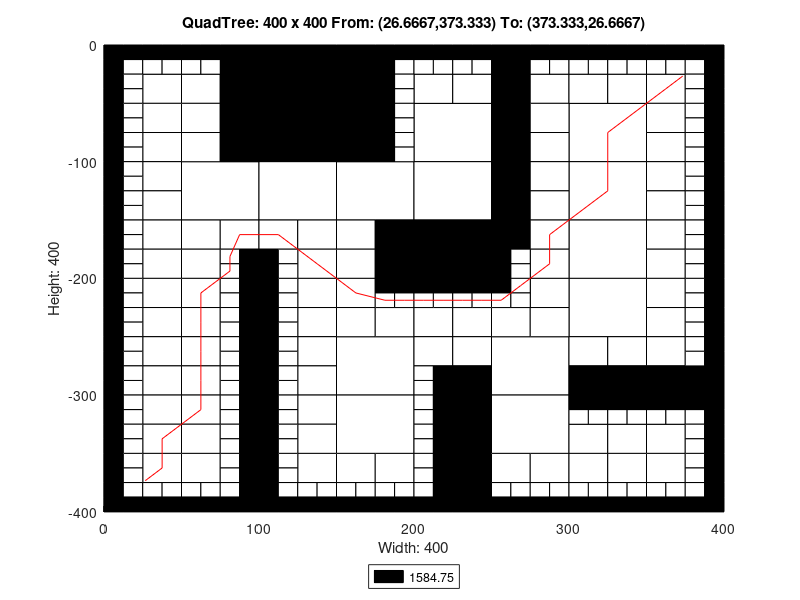

MATLAB code to generate this figure:
axis([0 400 -400 0]);
title('QuadTree: 400 x 400 From: (26.6667,373.333) To: (373.333,26.6667)');
xlabel('Width: 400');
ylabel('Height: 400');
rectangle('Position',[100 -50 50 50], 'FaceColor',[0 0 0]);
rectangle('Position',[100 -100 50 50], 'FaceColor',[0 0 0]);
rectangle('Position',[50 -150 50 50], 'FaceColor',[1 1 1]);
rectangle('Position',[100 -150 50 50], 'FaceColor',[1 1 1]);
rectangle('Position',[150 -150 50 50], 'FaceColor',[1 1 1]);
rectangle('Position',[200 -100 50 50], 'FaceColor',[1 1 1]);
rectangle('Position',[300 -100 50 50], 'FaceColor',[1 1 1]);
rectangle('Position',[200 -150 50 50], 'FaceColor',[1 1 1]);
rectangle('Position',[200 -200 50 50], 'FaceColor',[0 0 0]);
rectangle('Position',[300 -150 50 50], 'FaceColor',[1 1 1]);
rectangle('Position',[300 -200 50 50], 'FaceColor',[1 1 1]);
rectangle('Position',[150 -300 50 50], 'FaceColor',[1 1 1]);
rectangle('Position',[150 -350 50 50], 'FaceColor',[1 1 1]);
rectangle('Position',[250 -300 50 50], 'FaceColor',[1 1 1]);
rectangle('Position',[300 -250 50 50], 'FaceColor',[1 1 1]);
rectangle('Position',[250 -350 50 50], 'FaceColor',[1 1 1]);
rectangle('Position',[25 -50 25 25], 'FaceColor',[1 1 1]);
rectangle('Position',[75 -25 25 25], 'FaceColor',[0 0 0]);
rectangle('Position',[50 -50 25 25], 'FaceColor',[1 1 1]);
rectangle('Position',[75 -50 25 25], 'FaceColor',[0 0 0]);
rectangle('Position',[25 -75 25 25], 'FaceColor',[1 1 1]);
rectangle('Position',[25 -100 25 25], 'FaceColor',[1 1 1]);
rectangle('Position',[50 -75 25 25], 'FaceColor',[1 1 1]);
rectangle('Position',[75 -75 25 25], 'FaceColor',[0 0 0]);
rectangle('Position',[50 -100 25 25], 'FaceColor',[1 1 1]);
rectangle('Position',[75 -100 25 25], 'FaceColor',[0 0 0]);
rectangle('Position',[150 -25 25 25], 'FaceColor',[0 0 0]);
rectangle('Position',[150 -50 25 25], 'FaceColor',[0 0 0]);
rectangle('Position',[150 -75 25 25], 'FaceColor',[0 0 0]);
rectangle('Position',[150 -100 25 25], 'FaceColor',[0 0 0]);
rectangle('Position',[25 -125 25 25], 'FaceColor',[1 1 1]);
rectangle('Position',[25 -150 25 25], 'FaceColor',[1 1 1]);
rectangle('Position',[25 -175 25 25], 'FaceColor',[1 1 1]);
rectangle('Position',[25 -200 25 25], 'FaceColor',[1 1 1]);
rectangle('Position',[50 -175 25 25], 'FaceColor',[1 1 1]);
rectangle('Position',[75 -175 25 25], 'FaceColor',[1 1 1]);
rectangle('Position',[50 -200 25 25], 'FaceColor',[1 1 1]);
rectangle('Position',[100 -175 25 25], 'FaceColor',[1 1 1]);
rectangle('Position',[125 -175 25 25], 'FaceColor',[1 1 1]);
rectangle('Position',[125 -200 25 25], 'FaceColor',[1 1 1]);
rectangle('Position',[150 -175 25 25], 'FaceColor',[1 1 1]);
rectangle('Position',[175 -175 25 25], 'FaceColor',[0 0 0]);
rectangle('Position',[150 -200 25 25], 'FaceColor',[1 1 1]);
rectangle('Position',[175 -200 25 25], 'FaceColor',[0 0 0]);
rectangle('Position',[200 -50 25 25], 'FaceColor',[1 1 1]);
rectangle('Position',[225 -50 25 25], 'FaceColor',[1 1 1]);
rectangle('Position',[250 -25 25 25], 'FaceColor',[0 0 0]);
rectangle('Position',[250 -50 25 25], 'FaceColor',[0 0 0]);
rectangle('Position',[275 -50 25 25], 'FaceColor',[1 1 1]);
rectangle('Position',[250 -75 25 25], 'FaceColor',[0 0 0]);
rectangle('Position',[275 -75 25 25], 'FaceColor',[1 1 1]);
rectangle('Position',[250 -100 25 25], 'FaceColor',[0 0 0]);
rectangle('Position',[275 -100 25 25], 'FaceColor',[1 1 1]);
rectangle('Position',[300 -50 25 25], 'FaceColor',[1 1 1]);
rectangle('Position',[325 -50 25 25], 'FaceColor',[1 1 1]);
rectangle('Position',[350 -50 25 25], 'FaceColor',[1 1 1]);
rectangle('Position',[350 -75 25 25], 'FaceColor',[1 1 1]);
rectangle('Position',[350 -100 25 25], 'FaceColor',[1 1 1]);
rectangle('Position',[250 -125 25 25], 'FaceColor',[0 0 0]);
rectangle('Position',[275 -125 25 25], 'FaceColor',[1 1 1]);
rectangle('Position',[250 -150 25 25], 'FaceColor',[0 0 0]);
rectangle('Position',[275 -150 25 25], 'FaceColor',[1 1 1]);
rectangle('Position',[250 -175 25 25], 'FaceColor',[0 0 0]);
rectangle('Position',[275 -175 25 25], 'FaceColor',[1 1 1]);
rectangle('Position',[275 -200 25 25], 'FaceColor',[1 1 1]);
rectangle('Position',[350 -125 25 25], 'FaceColor',[1 1 1]);
rectangle('Position',[350 -150 25 25], 'FaceColor',[1 1 1]);
rectangle('Position',[350 -175 25 25], 'FaceColor',[1 1 1]);
rectangle('Position',[350 -200 25 25], 'FaceColor',[1 1 1]);
rectangle('Position',[25 -225 25 25], 'FaceColor',[1 1 1]);
rectangle('Position',[25 -250 25 25], 'FaceColor',[1 1 1]);
rectangle('Position',[50 -225 25 25], 'FaceColor',[1 1 1]);
rectangle('Position',[50 -250 25 25], 'FaceColor',[1 1 1]);
rectangle('Position',[25 -275 25 25], 'FaceColor',[1 1 1]);
rectangle('Position',[25 -300 25 25], 'FaceColor',[1 1 1]);
rectangle('Position',[50 -275 25 25], 'FaceColor',[1 1 1]);
rectangle('Position',[50 -300 25 25], 'FaceColor',[1 1 1]);
rectangle('Position',[125 -225 25 25], 'FaceColor',[1 1 1]);
rectangle('Position',[125 -250 25 25], 'FaceColor',[1 1 1]);
rectangle('Position',[150 -225 25 25], 'FaceColor',[1 1 1]);
rectangle('Position',[150 -250 25 25], 'FaceColor',[1 1 1]);
rectangle('Position',[175 -250 25 25], 'FaceColor',[1 1 1]);
rectangle('Position',[125 -275 25 25], 'FaceColor',[1 1 1]);
rectangle('Position',[125 -300 25 25], 'FaceColor',[1 1 1]);
rectangle('Position',[25 -325 25 25], 'FaceColor',[1 1 1]);
rectangle('Position',[25 -350 25 25], 'FaceColor',[1 1 1]);
rectangle('Position',[50 -325 25 25], 'FaceColor',[1 1 1]);
rectangle('Position',[50 -350 25 25], 'FaceColor',[1 1 1]);
rectangle('Position',[25 -375 25 25], 'FaceColor',[1 1 1]);
rectangle('Position',[50 -375 25 25], 'FaceColor',[1 1 1]);
rectangle('Position',[125 -325 25 25], 'FaceColor',[1 1 1]);
rectangle('Position',[125 -350 25 25], 'FaceColor',[1 1 1]);
rectangle('Position',[125 -375 25 25], 'FaceColor',[1 1 1]);
rectangle('Position',[150 -375 25 25], 'FaceColor',[1 1 1]);
rectangle('Position',[175 -375 25 25], 'FaceColor',[1 1 1]);
rectangle('Position',[200 -250 25 25], 'FaceColor',[1 1 1]);
rectangle('Position',[225 -250 25 25], 'FaceColor',[1 1 1]);
rectangle('Position',[275 -225 25 25], 'FaceColor',[1 1 1]);
rectangle('Position',[250 -250 25 25], 'FaceColor',[1 1 1]);
rectangle('Position',[275 -250 25 25], 'FaceColor',[1 1 1]);
rectangle('Position',[200 -275 25 25], 'FaceColor',[1 1 1]);
rectangle('Position',[225 -275 25 25], 'FaceColor',[1 1 1]);
rectangle('Position',[225 -300 25 25], 'FaceColor',[0 0 0]);
rectangle('Position',[350 -225 25 25], 'FaceColor',[1 1 1]);
rectangle('Position',[350 -250 25 25], 'FaceColor',[1 1 1]);
rectangle('Position',[300 -275 25 25], 'FaceColor',[1 1 1]);
rectangle('Position',[325 -275 25 25], 'FaceColor',[1 1 1]);
rectangle('Position',[300 -300 25 25], 'FaceColor',[0 0 0]);
rectangle('Position',[325 -300 25 25], 'FaceColor',[0 0 0]);
rectangle('Position',[350 -275 25 25], 'FaceColor',[1 1 1]);
rectangle('Position',[350 -300 25 25], 'FaceColor',[0 0 0]);
rectangle('Position',[375 -300 25 25], 'FaceColor',[0 0 0]);
rectangle('Position',[225 -325 25 25], 'FaceColor',[0 0 0]);
rectangle('Position',[225 -350 25 25], 'FaceColor',[0 0 0]);
rectangle('Position',[225 -375 25 25], 'FaceColor',[0 0 0]);
rectangle('Position',[225 -400 25 25], 'FaceColor',[0 0 0]);
rectangle('Position',[250 -375 25 25], 'FaceColor',[1 1 1]);
rectangle('Position',[275 -375 25 25], 'FaceColor',[1 1 1]);
rectangle('Position',[300 -350 25 25], 'FaceColor',[1 1 1]);
rectangle('Position',[325 -350 25 25], 'FaceColor',[1 1 1]);
rectangle('Position',[350 -350 25 25], 'FaceColor',[1 1 1]);
rectangle('Position',[300 -375 25 25], 'FaceColor',[1 1 1]);
rectangle('Position',[325 -375 25 25], 'FaceColor',[1 1 1]);
rectangle('Position',[350 -375 25 25], 'FaceColor',[1 1 1]);
rectangle('Position',[0 -12.5 12.5 12.5], 'FaceColor',[0 0 0]);
rectangle('Position',[12.5 -12.5 12.5 12.5], 'FaceColor',[0 0 0]);
rectangle('Position',[0 -25 12.5 12.5], 'FaceColor',[0 0 0]);
rectangle('Position',[12.5 -25 12.5 12.5], 'FaceColor',[1 1 1]);
rectangle('Position',[25 -12.5 12.5 12.5], 'FaceColor',[0 0 0]);
rectangle('Position',[37.5 -12.5 12.5 12.5], 'FaceColor',[0 0 0]);
rectangle('Position',[25 -25 12.5 12.5], 'FaceColor',[1 1 1]);
rectangle('Position',[37.5 -25 12.5 12.5], 'FaceColor',[1 1 1]);
rectangle('Position',[0 -37.5 12.5 12.5], 'FaceColor',[0 0 0]);
rectangle('Position',[12.5 -37.5 12.5 12.5], 'FaceColor',[1 1 1]);
rectangle('Position',[0 -50 12.5 12.5], 'FaceColor',[0 0 0]);
rectangle('Position',[12.5 -50 12.5 12.5], 'FaceColor',[1 1 1]);
rectangle('Position',[50 -12.5 12.5 12.5], 'FaceColor',[0 0 0]);
rectangle('Position',[62.5 -12.5 12.5 12.5], 'FaceColor',[0 0 0]);
rectangle('Position',[50 -25 12.5 12.5], 'FaceColor',[1 1 1]);
rectangle('Position',[62.5 -25 12.5 12.5], 'FaceColor',[1 1 1]);
rectangle('Position',[0 -62.5 12.5 12.5], 'FaceColor',[0 0 0]);
rectangle('Position',[12.5 -62.5 12.5 12.5], 'FaceColor',[1 1 1]);
rectangle('Position',[0 -75 12.5 12.5], 'FaceColor',[0 0 0]);
rectangle('Position',[12.5 -75 12.5 12.5], 'FaceColor',[1 1 1]);
rectangle('Position',[0 -87.5 12.5 12.5], 'FaceColor',[0 0 0]);
rectangle('Position',[12.5 -87.5 12.5 12.5], 'FaceColor',[1 1 1]);
rectangle('Position',[0 -100 12.5 12.5], 'FaceColor',[0 0 0]);
rectangle('Position',[12.5 -100 12.5 12.5], 'FaceColor',[1 1 1]);
rectangle('Position',[175 -12.5 12.5 12.5], 'FaceColor',[0 0 0]);
rectangle('Position',[187.5 -12.5 12.5 12.5], 'FaceColor',[0 0 0]);
rectangle('Position',[175 -25 12.5 12.5], 'FaceColor',[0 0 0]);
rectangle('Position',[187.5 -25 12.5 12.5], 'FaceColor',[1 1 1]);
rectangle('Position',[175 -37.5 12.5 12.5], 'FaceColor',[0 0 0]);
rectangle('Position',[187.5 -37.5 12.5 12.5], 'FaceColor',[1 1 1]);
rectangle('Position',[175 -50 12.5 12.5], 'FaceColor',[0 0 0]);
rectangle('Position',[187.5 -50 12.5 12.5], 'FaceColor',[1 1 1]);
rectangle('Position',[175 -62.5 12.5 12.5], 'FaceColor',[0 0 0]);
rectangle('Position',[187.5 -62.5 12.5 12.5], 'FaceColor',[1 1 1]);
rectangle('Position',[175 -75 12.5 12.5], 'FaceColor',[0 0 0]);
rectangle('Position',[187.5 -75 12.5 12.5], 'FaceColor',[1 1 1]);
rectangle('Position',[175 -87.5 12.5 12.5], 'FaceColor',[0 0 0]);
rectangle('Position',[187.5 -87.5 12.5 12.5], 'FaceColor',[1 1 1]);
rectangle('Position',[175 -100 12.5 12.5], 'FaceColor',[0 0 0]);
rectangle('Position',[187.5 -100 12.5 12.5], 'FaceColor',[1 1 1]);
rectangle('Position',[0 -112.5 12.5 12.5], 'FaceColor',[0 0 0]);
rectangle('Position',[12.5 -112.5 12.5 12.5], 'FaceColor',[1 1 1]);
rectangle('Position',[0 -125 12.5 12.5], 'FaceColor',[0 0 0]);
rectangle('Position',[12.5 -125 12.5 12.5], 'FaceColor',[1 1 1]);
rectangle('Position',[0 -137.5 12.5 12.5], 'FaceColor',[0 0 0]);
rectangle('Position',[12.5 -137.5 12.5 12.5], 'FaceColor',[1 1 1]);
rectangle('Position',[0 -150 12.5 12.5], 'FaceColor',[0 0 0]);
rectangle('Position',[12.5 -150 12.5 12.5], 'FaceColor',[1 1 1]);
rectangle('Position',[0 -162.5 12.5 12.5], 'FaceColor',[0 0 0]);
rectangle('Position',[12.5 -162.5 12.5 12.5], 'FaceColor',[1 1 1]);
rectangle('Position',[0 -175 12.5 12.5], 'FaceColor',[0 0 0]);
rectangle('Position',[12.5 -175 12.5 12.5], 'FaceColor',[1 1 1]);
rectangle('Position',[0 -187.5 12.5 12.5], 'FaceColor',[0 0 0]);
rectangle('Position',[12.5 -187.5 12.5 12.5], 'FaceColor',[1 1 1]);
rectangle('Position',[0 -200 12.5 12.5], 'FaceColor',[0 0 0]);
rectangle('Position',[12.5 -200 12.5 12.5], 'FaceColor',[1 1 1]);
rectangle('Position',[75 -187.5 12.5 12.5], 'FaceColor',[1 1 1]);
rectangle('Position',[87.5 -187.5 12.5 12.5], 'FaceColor',[0 0 0]);
rectangle('Position',[75 -200 12.5 12.5], 'FaceColor',[1 1 1]);
rectangle('Position',[87.5 -200 12.5 12.5], 'FaceColor',[0 0 0]);
rectangle('Position',[100 -187.5 12.5 12.5], 'FaceColor',[0 0 0]);
rectangle('Position',[112.5 -187.5 12.5 12.5], 'FaceColor',[1 1 1]);
rectangle('Position',[100 -200 12.5 12.5], 'FaceColor',[0 0 0]);
rectangle('Position',[112.5 -200 12.5 12.5], 'FaceColor',[1 1 1]);
rectangle('Position',[200 -12.5 12.5 12.5], 'FaceColor',[0 0 0]);
rectangle('Position',[212.5 -12.5 12.5 12.5], 'FaceColor',[0 0 0]);
rectangle('Position',[200 -25 12.5 12.5], 'FaceColor',[1 1 1]);
rectangle('Position',[212.5 -25 12.5 12.5], 'FaceColor',[1 1 1]);
rectangle('Position',[225 -12.5 12.5 12.5], 'FaceColor',[0 0 0]);
rectangle('Position',[237.5 -12.5 12.5 12.5], 'FaceColor',[0 0 0]);
rectangle('Position',[225 -25 12.5 12.5], 'FaceColor',[1 1 1]);
rectangle('Position',[237.5 -25 12.5 12.5], 'FaceColor',[1 1 1]);
rectangle('Position',[275 -12.5 12.5 12.5], 'FaceColor',[0 0 0]);
rectangle('Position',[287.5 -12.5 12.5 12.5], 'FaceColor',[0 0 0]);
rectangle('Position',[275 -25 12.5 12.5], 'FaceColor',[1 1 1]);
rectangle('Position',[287.5 -25 12.5 12.5], 'FaceColor',[1 1 1]);
rectangle('Position',[300 -12.5 12.5 12.5], 'FaceColor',[0 0 0]);
rectangle('Position',[312.5 -12.5 12.5 12.5], 'FaceColor',[0 0 0]);
rectangle('Position',[300 -25 12.5 12.5], 'FaceColor',[1 1 1]);
rectangle('Position',[312.5 -25 12.5 12.5], 'FaceColor',[1 1 1]);
rectangle('Position',[325 -12.5 12.5 12.5], 'FaceColor',[0 0 0]);
rectangle('Position',[337.5 -12.5 12.5 12.5], 'FaceColor',[0 0 0]);
rectangle('Position',[325 -25 12.5 12.5], 'FaceColor',[1 1 1]);
rectangle('Position',[337.5 -25 12.5 12.5], 'FaceColor',[1 1 1]);
rectangle('Position',[350 -12.5 12.5 12.5], 'FaceColor',[0 0 0]);
rectangle('Position',[362.5 -12.5 12.5 12.5], 'FaceColor',[0 0 0]);
rectangle('Position',[350 -25 12.5 12.5], 'FaceColor',[1 1 1]);
rectangle('Position',[362.5 -25 12.5 12.5], 'FaceColor',[1 1 1]);
rectangle('Position',[375 -12.5 12.5 12.5], 'FaceColor',[0 0 0]);
rectangle('Position',[387.5 -12.5 12.5 12.5], 'FaceColor',[0 0 0]);
rectangle('Position',[375 -25 12.5 12.5], 'FaceColor',[1 1 1]);
rectangle('Position',[387.5 -25 12.5 12.5], 'FaceColor',[0 0 0]);
rectangle('Position',[375 -37.5 12.5 12.5], 'FaceColor',[1 1 1]);
rectangle('Position',[387.5 -37.5 12.5 12.5], 'FaceColor',[0 0 0]);
rectangle('Position',[375 -50 12.5 12.5], 'FaceColor',[1 1 1]);
rectangle('Position',[387.5 -50 12.5 12.5], 'FaceColor',[0 0 0]);
rectangle('Position',[375 -62.5 12.5 12.5], 'FaceColor',[1 1 1]);
rectangle('Position',[387.5 -62.5 12.5 12.5], 'FaceColor',[0 0 0]);
rectangle('Position',[375 -75 12.5 12.5], 'FaceColor',[1 1 1]);
rectangle('Position',[387.5 -75 12.5 12.5], 'FaceColor',[0 0 0]);
rectangle('Position',[375 -87.5 12.5 12.5], 'FaceColor',[1 1 1]);
rectangle('Position',[387.5 -87.5 12.5 12.5], 'FaceColor',[0 0 0]);
rectangle('Position',[375 -100 12.5 12.5], 'FaceColor',[1 1 1]);
rectangle('Position',[387.5 -100 12.5 12.5], 'FaceColor',[0 0 0]);
rectangle('Position',[250 -187.5 12.5 12.5], 'FaceColor',[0 0 0]);
rectangle('Position',[262.5 -187.5 12.5 12.5], 'FaceColor',[1 1 1]);
rectangle('Position',[250 -200 12.5 12.5], 'FaceColor',[0 0 0]);
rectangle('Position',[262.5 -200 12.5 12.5], 'FaceColor',[1 1 1]);
rectangle('Position',[375 -112.5 12.5 12.5], 'FaceColor',[1 1 1]);
rectangle('Position',[387.5 -112.5 12.5 12.5], 'FaceColor',[0 0 0]);
rectangle('Position',[375 -125 12.5 12.5], 'FaceColor',[1 1 1]);
rectangle('Position',[387.5 -125 12.5 12.5], 'FaceColor',[0 0 0]);
rectangle('Position',[375 -137.5 12.5 12.5], 'FaceColor',[1 1 1]);
rectangle('Position',[387.5 -137.5 12.5 12.5], 'FaceColor',[0 0 0]);
rectangle('Position',[375 -150 12.5 12.5], 'FaceColor',[1 1 1]);
rectangle('Position',[387.5 -150 12.5 12.5], 'FaceColor',[0 0 0]);
rectangle('Position',[375 -162.5 12.5 12.5], 'FaceColor',[1 1 1]);
rectangle('Position',[387.5 -162.5 12.5 12.5], 'FaceColor',[0 0 0]);
rectangle('Position',[375 -175 12.5 12.5], 'FaceColor',[1 1 1]);
rectangle('Position',[387.5 -175 12.5 12.5], 'FaceColor',[0 0 0]);
rectangle('Position',[375 -187.5 12.5 12.5], 'FaceColor',[1 1 1]);
rectangle('Position',[387.5 -187.5 12.5 12.5], 'FaceColor',[0 0 0]);
rectangle('Position',[375 -200 12.5 12.5], 'FaceColor',[1 1 1]);
rectangle('Position',[387.5 -200 12.5 12.5], 'FaceColor',[0 0 0]);
rectangle('Position',[0 -212.5 12.5 12.5], 'FaceColor',[0 0 0]);
rectangle('Position',[12.5 -212.5 12.5 12.5], 'FaceColor',[1 1 1]);
rectangle('Position',[0 -225 12.5 12.5], 'FaceColor',[0 0 0]);
rectangle('Position',[12.5 -225 12.5 12.5], 'FaceColor',[1 1 1]);
rectangle('Position',[0 -237.5 12.5 12.5], 'FaceColor',[0 0 0]);
rectangle('Position',[12.5 -237.5 12.5 12.5], 'FaceColor',[1 1 1]);
rectangle('Position',[0 -250 12.5 12.5], 'FaceColor',[0 0 0]);
rectangle('Position',[12.5 -250 12.5 12.5], 'FaceColor',[1 1 1]);
rectangle('Position',[75 -212.5 12.5 12.5], 'FaceColor',[1 1 1]);
rectangle('Position',[87.5 -212.5 12.5 12.5], 'FaceColor',[0 0 0]);
rectangle('Position',[75 -225 12.5 12.5], 'FaceColor',[1 1 1]);
rectangle('Position',[87.5 -225 12.5 12.5], 'FaceColor',[0 0 0]);
rectangle('Position',[75 -237.5 12.5 12.5], 'FaceColor',[1 1 1]);
rectangle('Position',[87.5 -237.5 12.5 12.5], 'FaceColor',[0 0 0]);
rectangle('Position',[75 -250 12.5 12.5], 'FaceColor',[1 1 1]);
rectangle('Position',[87.5 -250 12.5 12.5], 'FaceColor',[0 0 0]);
rectangle('Position',[0 -262.5 12.5 12.5], 'FaceColor',[0 0 0]);
rectangle('Position',[12.5 -262.5 12.5 12.5], 'FaceColor',[1 1 1]);
rectangle('Position',[0 -275 12.5 12.5], 'FaceColor',[0 0 0]);
rectangle('Position',[12.5 -275 12.5 12.5], 'FaceColor',[1 1 1]);
rectangle('Position',[0 -287.5 12.5 12.5], 'FaceColor',[0 0 0]);
rectangle('Position',[12.5 -287.5 12.5 12.5], 'FaceColor',[1 1 1]);
rectangle('Position',[0 -300 12.5 12.5], 'FaceColor',[0 0 0]);
rectangle('Position',[12.5 -300 12.5 12.5], 'FaceColor',[1 1 1]);
rectangle('Position',[75 -262.5 12.5 12.5], 'FaceColor',[1 1 1]);
rectangle('Position',[87.5 -262.5 12.5 12.5], 'FaceColor',[0 0 0]);
rectangle('Position',[75 -275 12.5 12.5], 'FaceColor',[1 1 1]);
rectangle('Position',[87.5 -275 12.5 12.5], 'FaceColor',[0 0 0]);
rectangle('Position',[75 -287.5 12.5 12.5], 'FaceColor',[1 1 1]);
rectangle('Position',[87.5 -287.5 12.5 12.5], 'FaceColor',[0 0 0]);
rectangle('Position',[75 -300 12.5 12.5], 'FaceColor',[1 1 1]);
rectangle('Position',[87.5 -300 12.5 12.5], 'FaceColor',[0 0 0]);
rectangle('Position',[100 -212.5 12.5 12.5], 'FaceColor',[0 0 0]);
rectangle('Position',[112.5 -212.5 12.5 12.5], 'FaceColor',[1 1 1]);
rectangle('Position',[100 -225 12.5 12.5], 'FaceColor',[0 0 0]);
rectangle('Position',[112.5 -225 12.5 12.5], 'FaceColor',[1 1 1]);
rectangle('Position',[100 -237.5 12.5 12.5], 'FaceColor',[0 0 0]);
rectangle('Position',[112.5 -237.5 12.5 12.5], 'FaceColor',[1 1 1]);
rectangle('Position',[100 -250 12.5 12.5], 'FaceColor',[0 0 0]);
rectangle('Position',[112.5 -250 12.5 12.5], 'FaceColor',[1 1 1]);
rectangle('Position',[175 -212.5 12.5 12.5], 'FaceColor',[0 0 0]);
rectangle('Position',[187.5 -212.5 12.5 12.5], 'FaceColor',[0 0 0]);
rectangle('Position',[175 -225 12.5 12.5], 'FaceColor',[1 1 1]);
rectangle('Position',[187.5 -225 12.5 12.5], 'FaceColor',[1 1 1]);
rectangle('Position',[100 -262.5 12.5 12.5], 'FaceColor',[0 0 0]);
rectangle('Position',[112.5 -262.5 12.5 12.5], 'FaceColor',[1 1 1]);
rectangle('Position',[100 -275 12.5 12.5], 'FaceColor',[0 0 0]);
rectangle('Position',[112.5 -275 12.5 12.5], 'FaceColor',[1 1 1]);
rectangle('Position',[100 -287.5 12.5 12.5], 'FaceColor',[0 0 0]);
rectangle('Position',[112.5 -287.5 12.5 12.5], 'FaceColor',[1 1 1]);
rectangle('Position',[100 -300 12.5 12.5], 'FaceColor',[0 0 0]);
rectangle('Position',[112.5 -300 12.5 12.5], 'FaceColor',[1 1 1]);
rectangle('Position',[0 -312.5 12.5 12.5], 'FaceColor',[0 0 0]);
rectangle('Position',[12.5 -312.5 12.5 12.5], 'FaceColor',[1 1 1]);
rectangle('Position',[0 -325 12.5 12.5], 'FaceColor',[0 0 0]);
rectangle('Position',[12.5 -325 12.5 12.5], 'FaceColor',[1 1 1]);
rectangle('Position',[0 -337.5 12.5 12.5], 'FaceColor',[0 0 0]);
rectangle('Position',[12.5 -337.5 12.5 12.5], 'FaceColor',[1 1 1]);
rectangle('Position',[0 -350 12.5 12.5], 'FaceColor',[0 0 0]);
rectangle('Position',[12.5 -350 12.5 12.5], 'FaceColor',[1 1 1]);
rectangle('Position',[75 -312.5 12.5 12.5], 'FaceColor',[1 1 1]);
rectangle('Position',[87.5 -312.5 12.5 12.5], 'FaceColor',[0 0 0]);
rectangle('Position',[75 -325 12.5 12.5], 'FaceColor',[1 1 1]);
rectangle('Position',[87.5 -325 12.5 12.5], 'FaceColor',[0 0 0]);
rectangle('Position',[75 -337.5 12.5 12.5], 'FaceColor',[1 1 1]);
rectangle('Position',[87.5 -337.5 12.5 12.5], 'FaceColor',[0 0 0]);
rectangle('Position',[75 -350 12.5 12.5], 'FaceColor',[1 1 1]);
rectangle('Position',[87.5 -350 12.5 12.5], 'FaceColor',[0 0 0]);
rectangle('Position',[0 -362.5 12.5 12.5], 'FaceColor',[0 0 0]);
rectangle('Position',[12.5 -362.5 12.5 12.5], 'FaceColor',[1 1 1]);
rectangle('Position',[0 -375 12.5 12.5], 'FaceColor',[0 0 0]);
rectangle('Position',[12.5 -375 12.5 12.5], 'FaceColor',[1 1 1]);
rectangle('Position',[0 -387.5 12.5 12.5], 'FaceColor',[0 0 0]);
rectangle('Position',[12.5 -387.5 12.5 12.5], 'FaceColor',[1 1 1]);
rectangle('Position',[0 -400 12.5 12.5], 'FaceColor',[0 0 0]);
rectangle('Position',[12.5 -400 12.5 12.5], 'FaceColor',[0 0 0]);
rectangle('Position',[25 -387.5 12.5 12.5], 'FaceColor',[1 1 1]);
rectangle('Position',[37.5 -387.5 12.5 12.5], 'FaceColor',[1 1 1]);
rectangle('Position',[25 -400 12.5 12.5], 'FaceColor',[0 0 0]);
rectangle('Position',[37.5 -400 12.5 12.5], 'FaceColor',[0 0 0]);
rectangle('Position',[75 -362.5 12.5 12.5], 'FaceColor',[1 1 1]);
rectangle('Position',[87.5 -362.5 12.5 12.5], 'FaceColor',[0 0 0]);
rectangle('Position',[75 -375 12.5 12.5], 'FaceColor',[1 1 1]);
rectangle('Position',[87.5 -375 12.5 12.5], 'FaceColor',[0 0 0]);
rectangle('Position',[50 -387.5 12.5 12.5], 'FaceColor',[1 1 1]);
rectangle('Position',[62.5 -387.5 12.5 12.5], 'FaceColor',[1 1 1]);
rectangle('Position',[50 -400 12.5 12.5], 'FaceColor',[0 0 0]);
rectangle('Position',[62.5 -400 12.5 12.5], 'FaceColor',[0 0 0]);
rectangle('Position',[75 -387.5 12.5 12.5], 'FaceColor',[1 1 1]);
rectangle('Position',[87.5 -387.5 12.5 12.5], 'FaceColor',[0 0 0]);
rectangle('Position',[75 -400 12.5 12.5], 'FaceColor',[0 0 0]);
rectangle('Position',[87.5 -400 12.5 12.5], 'FaceColor',[0 0 0]);
rectangle('Position',[100 -312.5 12.5 12.5], 'FaceColor',[0 0 0]);
rectangle('Position',[112.5 -312.5 12.5 12.5], 'FaceColor',[1 1 1]);
rectangle('Position',[100 -325 12.5 12.5], 'FaceColor',[0 0 0]);
rectangle('Position',[112.5 -325 12.5 12.5], 'FaceColor',[1 1 1]);
rectangle('Position',[100 -337.5 12.5 12.5], 'FaceColor',[0 0 0]);
rectangle('Position',[112.5 -337.5 12.5 12.5], 'FaceColor',[1 1 1]);
rectangle('Position',[100 -350 12.5 12.5], 'FaceColor',[0 0 0]);
rectangle('Position',[112.5 -350 12.5 12.5], 'FaceColor',[1 1 1]);
rectangle('Position',[100 -362.5 12.5 12.5], 'FaceColor',[0 0 0]);
rectangle('Position',[112.5 -362.5 12.5 12.5], 'FaceColor',[1 1 1]);
rectangle('Position',[100 -375 12.5 12.5], 'FaceColor',[0 0 0]);
rectangle('Position',[112.5 -375 12.5 12.5], 'FaceColor',[1 1 1]);
rectangle('Position',[100 -387.5 12.5 12.5], 'FaceColor',[0 0 0]);
rectangle('Position',[112.5 -387.5 12.5 12.5], 'FaceColor',[1 1 1]);
rectangle('Position',[100 -400 12.5 12.5], 'FaceColor',[0 0 0]);
rectangle('Position',[112.5 -400 12.5 12.5], 'FaceColor',[0 0 0]);
rectangle('Position',[125 -387.5 12.5 12.5], 'FaceColor',[1 1 1]);
rectangle('Position',[137.5 -387.5 12.5 12.5], 'FaceColor',[1 1 1]);
rectangle('Position',[125 -400 12.5 12.5], 'FaceColor',[0 0 0]);
rectangle('Position',[137.5 -400 12.5 12.5], 'FaceColor',[0 0 0]);
rectangle('Position',[150 -387.5 12.5 12.5], 'FaceColor',[1 1 1]);
rectangle('Position',[162.5 -387.5 12.5 12.5], 'FaceColor',[1 1 1]);
rectangle('Position',[150 -400 12.5 12.5], 'FaceColor',[0 0 0]);
rectangle('Position',[162.5 -400 12.5 12.5], 'FaceColor',[0 0 0]);
rectangle('Position',[175 -387.5 12.5 12.5], 'FaceColor',[1 1 1]);
rectangle('Position',[187.5 -387.5 12.5 12.5], 'FaceColor',[1 1 1]);
rectangle('Position',[175 -400 12.5 12.5], 'FaceColor',[0 0 0]);
rectangle('Position',[187.5 -400 12.5 12.5], 'FaceColor',[0 0 0]);
rectangle('Position',[200 -212.5 12.5 12.5], 'FaceColor',[0 0 0]);
rectangle('Position',[212.5 -212.5 12.5 12.5], 'FaceColor',[0 0 0]);
rectangle('Position',[200 -225 12.5 12.5], 'FaceColor',[1 1 1]);
rectangle('Position',[212.5 -225 12.5 12.5], 'FaceColor',[1 1 1]);
rectangle('Position',[225 -212.5 12.5 12.5], 'FaceColor',[0 0 0]);
rectangle('Position',[237.5 -212.5 12.5 12.5], 'FaceColor',[0 0 0]);
rectangle('Position',[225 -225 12.5 12.5], 'FaceColor',[1 1 1]);
rectangle('Position',[237.5 -225 12.5 12.5], 'FaceColor',[1 1 1]);
rectangle('Position',[250 -212.5 12.5 12.5], 'FaceColor',[0 0 0]);
rectangle('Position',[262.5 -212.5 12.5 12.5], 'FaceColor',[1 1 1]);
rectangle('Position',[250 -225 12.5 12.5], 'FaceColor',[1 1 1]);
rectangle('Position',[262.5 -225 12.5 12.5], 'FaceColor',[1 1 1]);
rectangle('Position',[200 -287.5 12.5 12.5], 'FaceColor',[1 1 1]);
rectangle('Position',[212.5 -287.5 12.5 12.5], 'FaceColor',[0 0 0]);
rectangle('Position',[200 -300 12.5 12.5], 'FaceColor',[1 1 1]);
rectangle('Position',[212.5 -300 12.5 12.5], 'FaceColor',[0 0 0]);
rectangle('Position',[375 -212.5 12.5 12.5], 'FaceColor',[1 1 1]);
rectangle('Position',[387.5 -212.5 12.5 12.5], 'FaceColor',[0 0 0]);
rectangle('Position',[375 -225 12.5 12.5], 'FaceColor',[1 1 1]);
rectangle('Position',[387.5 -225 12.5 12.5], 'FaceColor',[0 0 0]);
rectangle('Position',[375 -237.5 12.5 12.5], 'FaceColor',[1 1 1]);
rectangle('Position',[387.5 -237.5 12.5 12.5], 'FaceColor',[0 0 0]);
rectangle('Position',[375 -250 12.5 12.5], 'FaceColor',[1 1 1]);
rectangle('Position',[387.5 -250 12.5 12.5], 'FaceColor',[0 0 0]);
rectangle('Position',[375 -262.5 12.5 12.5], 'FaceColor',[1 1 1]);
rectangle('Position',[387.5 -262.5 12.5 12.5], 'FaceColor',[0 0 0]);
rectangle('Position',[375 -275 12.5 12.5], 'FaceColor',[1 1 1]);
rectangle('Position',[387.5 -275 12.5 12.5], 'FaceColor',[0 0 0]);
rectangle('Position',[200 -312.5 12.5 12.5], 'FaceColor',[1 1 1]);
rectangle('Position',[212.5 -312.5 12.5 12.5], 'FaceColor',[0 0 0]);
rectangle('Position',[200 -325 12.5 12.5], 'FaceColor',[1 1 1]);
rectangle('Position',[212.5 -325 12.5 12.5], 'FaceColor',[0 0 0]);
rectangle('Position',[200 -337.5 12.5 12.5], 'FaceColor',[1 1 1]);
rectangle('Position',[212.5 -337.5 12.5 12.5], 'FaceColor',[0 0 0]);
rectangle('Position',[200 -350 12.5 12.5], 'FaceColor',[1 1 1]);
rectangle('Position',[212.5 -350 12.5 12.5], 'FaceColor',[0 0 0]);
rectangle('Position',[200 -362.5 12.5 12.5], 'FaceColor',[1 1 1]);
rectangle('Position',[212.5 -362.5 12.5 12.5], 'FaceColor',[0 0 0]);
rectangle('Position',[200 -375 12.5 12.5], 'FaceColor',[1 1 1]);
rectangle('Position',[212.5 -375 12.5 12.5], 'FaceColor',[0 0 0]);
rectangle('Position',[200 -387.5 12.5 12.5], 'FaceColor',[1 1 1]);
rectangle('Position',[212.5 -387.5 12.5 12.5], 'FaceColor',[0 0 0]);
rectangle('Position',[200 -400 12.5 12.5], 'FaceColor',[0 0 0]);
rectangle('Position',[212.5 -400 12.5 12.5], 'FaceColor',[0 0 0]);
rectangle('Position',[250 -387.5 12.5 12.5], 'FaceColor',[1 1 1]);
rectangle('Position',[262.5 -387.5 12.5 12.5], 'FaceColor',[1 1 1]);
rectangle('Position',[250 -400 12.5 12.5], 'FaceColor',[0 0 0]);
rectangle('Position',[262.5 -400 12.5 12.5], 'FaceColor',[0 0 0]);
rectangle('Position',[275 -387.5 12.5 12.5], 'FaceColor',[1 1 1]);
rectangle('Position',[287.5 -387.5 12.5 12.5], 'FaceColor',[1 1 1]);
rectangle('Position',[275 -400 12.5 12.5], 'FaceColor',[0 0 0]);
rectangle('Position',[287.5 -400 12.5 12.5], 'FaceColor',[0 0 0]);
rectangle('Position',[300 -312.5 12.5 12.5], 'FaceColor',[0 0 0]);
rectangle('Position',[312.5 -312.5 12.5 12.5], 'FaceColor',[0 0 0]);
rectangle('Position',[300 -325 12.5 12.5], 'FaceColor',[1 1 1]);
rectangle('Position',[312.5 -325 12.5 12.5], 'FaceColor',[1 1 1]);
rectangle('Position',[325 -312.5 12.5 12.5], 'FaceColor',[0 0 0]);
rectangle('Position',[337.5 -312.5 12.5 12.5], 'FaceColor',[0 0 0]);
rectangle('Position',[325 -325 12.5 12.5], 'FaceColor',[1 1 1]);
rectangle('Position',[337.5 -325 12.5 12.5], 'FaceColor',[1 1 1]);
rectangle('Position',[350 -312.5 12.5 12.5], 'FaceColor',[0 0 0]);
rectangle('Position',[362.5 -312.5 12.5 12.5], 'FaceColor',[0 0 0]);
rectangle('Position',[350 -325 12.5 12.5], 'FaceColor',[1 1 1]);
rectangle('Position',[362.5 -325 12.5 12.5], 'FaceColor',[1 1 1]);
rectangle('Position',[375 -312.5 12.5 12.5], 'FaceColor',[0 0 0]);
rectangle('Position',[387.5 -312.5 12.5 12.5], 'FaceColor',[0 0 0]);
rectangle('Position',[375 -325 12.5 12.5], 'FaceColor',[1 1 1]);
rectangle('Position',[387.5 -325 12.5 12.5], 'FaceColor',[0 0 0]);
rectangle('Position',[375 -337.5 12.5 12.5], 'FaceColor',[1 1 1]);
rectangle('Position',[387.5 -337.5 12.5 12.5], 'FaceColor',[0 0 0]);
rectangle('Position',[375 -350 12.5 12.5], 'FaceColor',[1 1 1]);
rectangle('Position',[387.5 -350 12.5 12.5], 'FaceColor',[0 0 0]);
rectangle('Position',[300 -387.5 12.5 12.5], 'FaceColor',[1 1 1]);
rectangle('Position',[312.5 -387.5 12.5 12.5], 'FaceColor',[1 1 1]);
rectangle('Position',[300 -400 12.5 12.5], 'FaceColor',[0 0 0]);
rectangle('Position',[312.5 -400 12.5 12.5], 'FaceColor',[0 0 0]);
rectangle('Position',[325 -387.5 12.5 12.5], 'FaceColor',[1 1 1]);
rectangle('Position',[337.5 -387.5 12.5 12.5], 'FaceColor',[1 1 1]);
rectangle('Position',[325 -400 12.5 12.5], 'FaceColor',[0 0 0]);
rectangle('Position',[337.5 -400 12.5 12.5], 'FaceColor',[0 0 0]);
rectangle('Position',[375 -362.5 12.5 12.5], 'FaceColor',[1 1 1]);
rectangle('Position',[387.5 -362.5 12.5 12.5], 'FaceColor',[0 0 0]);
rectangle('Position',[375 -375 12.5 12.5], 'FaceColor',[1 1 1]);
rectangle('Position',[387.5 -375 12.5 12.5], 'FaceColor',[0 0 0]);
rectangle('Position',[350 -387.5 12.5 12.5], 'FaceColor',[1 1 1]);
rectangle('Position',[362.5 -387.5 12.5 12.5], 'FaceColor',[1 1 1]);
rectangle('Position',[350 -400 12.5 12.5], 'FaceColor',[0 0 0]);
rectangle('Position',[362.5 -400 12.5 12.5], 'FaceColor',[0 0 0]);
rectangle('Position',[375 -387.5 12.5 12.5], 'FaceColor',[1 1 1]);
rectangle('Position',[387.5 -387.5 12.5 12.5], 'FaceColor',[0 0 0]);
rectangle('Position',[375 -400 12.5 12.5], 'FaceColor',[0 0 0]);
rectangle('Position',[387.5 -400 12.5 12.5], 'FaceColor',[0 0 0]);
X=[373.333,362.5,325,325,287.5,287.5,268.75,256.25,243.75,231.25,218.75,206.25,193.75,181.25,162.5,137.5,112.5,87.5,81.25,81.25,62.5,62.5,62.5,62.5,62.5,37.5,37.5,26.6667];
Y=[-26.6667,-37.5,-75,-125,-162.5,-187.5,-206.25,-218.75,-218.75,-218.75,-218.75,-218.75,-218.75,-218.75,-212.5,-187.5,-162.5,-162.5,-181.25,-193.75,-212.5,-237.5,-262.5,-287.5,-312.5,-337.5,-362.5,-373.333];
hold on;
plot(X,Y,'r');
legend('1584.75','Location','southoutside');
